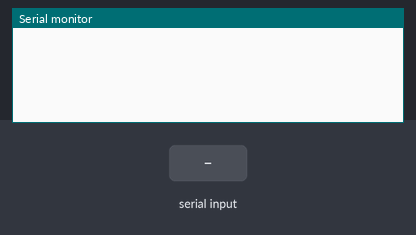
Simulated run of this sketch. Board: Arduino Uno, built with avr-gcc and run on an emulated ATmega328P. Shown: the last lines printed to the serial monitor. Inputs (shaded band) come from the test bench.

Above: at 1.2 s.
1.3 s: "pos 1\n" received over Serial
At 2.8 s:
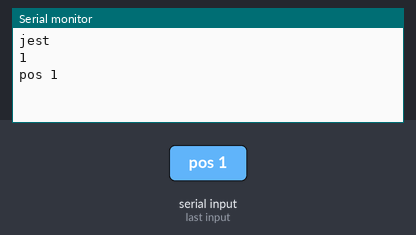
3.8 s: "setclose 1\n" received over Serial
At 5.8 s:
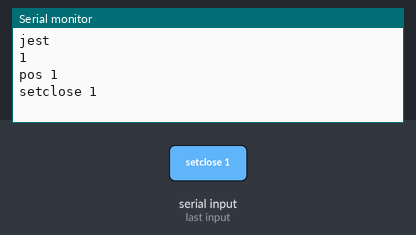
6.3 s: "setopen 1\n" received over Serial
At 7.6 s:
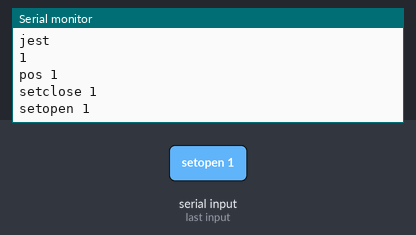

The sketch:

servo.ino
```cpp
class MyServo {
  private:
    int actualPosition;
    int closePosition;
    int openPosition;

  public:
    MyServo(){
      actualPosition = 50;
      closePosition = 100;
      openPosition = 0;
    }

    MyServo(int openPos, int closePos) {
      actualPosition = 50;
      closePosition = closePos;
      openPosition = openPos;
    }

    int getPosition(){
      return actualPosition;
    }

    bool isOpen(){
      if(actualPosition == openPosition) return true;
      else return false;
    }

    bool isClose(){
      if(actualPosition == closePosition) return true;
      else return false;
    }

    void setPosition(int pos){
      Serial.println("jest");
      actualPosition = pos;
      Serial.println(pos);
    }

    void closeServo(){
      actualPosition = closePosition;
    }

   void openServo(){
      actualPosition = openPosition;
    }

   void setClosePosition(int pos){
      closePosition = pos;
   }

   void setOpenPosition(int pos){
      openPosition = pos;
   }

   String getInfo(){
      String s = "info\n";
      s += actualPosition;
      if(isClose()) s += " closed ";
      else if(isOpen()) s += " open ";
      else s += " normal ";
      s += String(closePosition);
      s += " ";
      s += String(openPosition);
      return s;
   }
};
///////////////////////////////////////////////////////////////
MyServo servo = MyServo();
///////////////////////////////////////////////////////////////
String actionHandler(String s){
  if(s == "info\n"){
    return servo.getInfo();
  }
  else if(s == "open\n"){
    servo.openServo();
    return s;
  }
  else if(s == "close\n"){
    servo.closeServo();
    return s;
  }

  String cmd;
  String arg;

  int delim = s.indexOf(' ');
  for(int i=0; i<delim; i++){
    cmd += s[i];
  }
  for(int j=delim+1; j<s.length();j++){
    arg += s[j];
  }

  if(cmd == "pos"){
    servo.setPosition(arg.toInt());
    return s;
  }
  else if(cmd == "setclose"){
    servo.setClosePosition(arg.toInt());
    return s;
  }
  else if(cmd == "setopen"){
    servo.setOpenPosition(arg.toInt());
    return s;
  }

}
///////////////////////////////////////////////////////////////
void setup() {
  Serial.begin(9600);
}
///////////////////////////////////////////////////////////////

void loop() {
  String s = "";
  while(Serial.available()){
    s = Serial.readString();
    Serial.print(actionHandler(s));
  }
}
```

Measured:
- after the input at 1.3 s, the serial monitor: prints a new line after 1.0 s (image 1)
- after the input at 3.8 s, the serial monitor: prints a new line after 1.0 s (image 2)
- after the input at 6.3 s, the serial monitor: prints a new line after 1.0 s (image 3)
